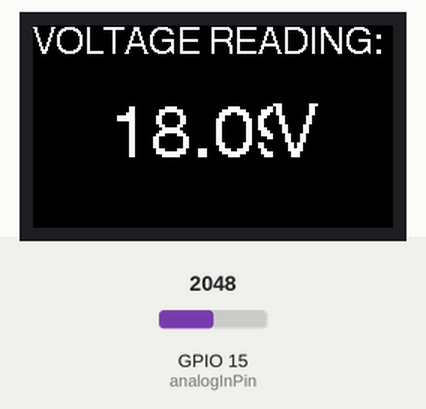
Recording of a sketch running on a simulated ESP32. Parts: 240×135 colour display. The inputs (shaded band) are chosen by the test bench; at power-on: GPIO 15 (analogInPin) = 2048.

Above: at 1.3 s.
1.4 s: GPIO 15 (analogInPin) set to 2866
At 2.7 s:
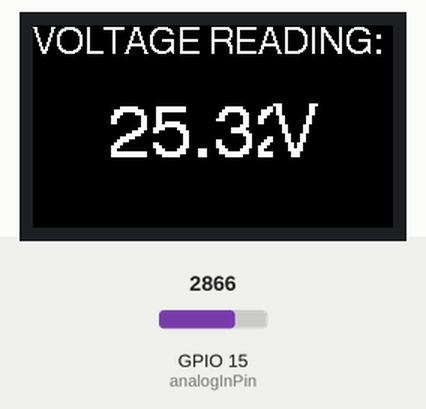
3.0 s: GPIO 15 (analogInPin) set to 3603
At 3.8 s:
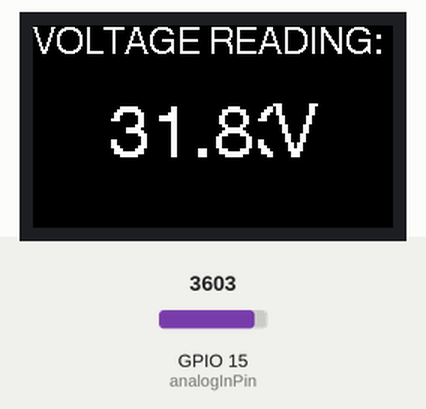
4.6 s: GPIO 15 (analogInPin) set to 4095
At 6.0 s:
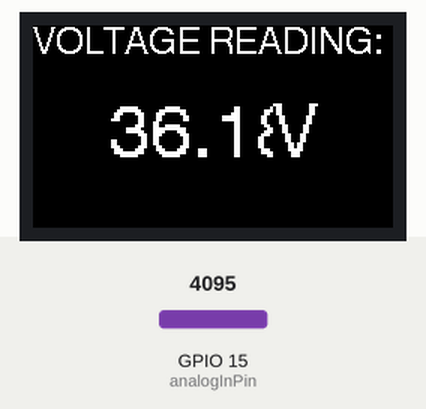
Timing chart, 0 to 7.6 s (numbered marks = the images above; inputs shaded):
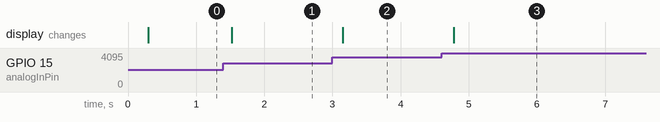

The sketch:

TTGOdisp_voltmeter.ino
```cpp
//ESP 32 TTG0 T-DISPLAY Voltmeter
//
//James Steven Dulangon
//


#include <TFT_eSPI.h> // Graphics and font library for ST7735 driver chip
#include <SPI.h>

TFT_eSPI tft = TFT_eSPI();  // Invoke library, pins defined in User_Setup.h

#define analogInPin 15

void setup()
{
    Serial.begin(115200);
    pinMode(analogInPin, INPUT);
    tft.init();
    tft.setRotation(1);

     tft.fillScreen(TFT_BLACK);
    tft.setTextColor(TFT_WHITE, TFT_BLACK);
    tft.setCursor(0, 0);
    tft.setTextFont(4);
    tft.setTextSize(1);
    tft.println("VOLTAGE READING:");
}

void displayReading(float va)
{
  yield();
  tft.setTextSize(2);
  tft.drawFloat(va, 2, 50, 50);
  tft.drawChar('V',160,50);
}
void loop()
{


  uint8_t num_sample = 30;
  int sum = 0;

   while (0 < num_sample)
   {
      int analogValue = analogRead(analogInPin);
      sum += analogValue;
      num_sample--;
      delay(3);
   }

   float ave = (float)sum/30.0;
   float vout = (ave*3.29)/ 4096.0 ;
   float va = (vout / (10000.0/110000.0));

   displayReading(va);

   delay(100);
}
```

Measured:
- after the input at 1.4 s, the display: changes after 0.12 s (image 1)
- after the input at 3.0 s, the display: changes after 0.15 s (image 2)
- after the input at 4.6 s, the display: changes after 0.18 s (image 3)
